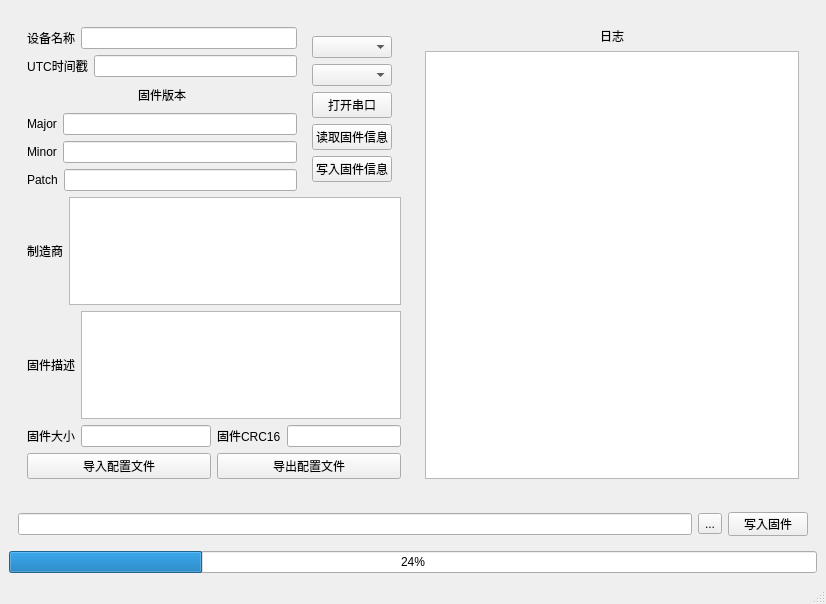
<?xml version="1.0" encoding="UTF-8"?>
<ui version="4.0">
 <class>MainWindow</class>
 <widget class="QMainWindow" name="MainWindow">
  <property name="geometry">
   <rect>
    <x>0</x>
    <y>0</y>
    <width>826</width>
    <height>604</height>
   </rect>
  </property>
  <property name="windowTitle">
   <string>MainWindow</string>
  </property>
  <widget class="QWidget" name="centralwidget">
   <layout class="QVBoxLayout" name="verticalLayout">
    <item>
     <widget class="QWidget" name="widget" native="true">
      <layout class="QHBoxLayout" name="horizontalLayout">
       <item>
        <widget class="QWidget" name="widget_2" native="true">
         <property name="maximumSize">
          <size>
           <width>167777</width>
           <height>16777215</height>
          </size>
         </property>
         <layout class="QGridLayout" name="gridLayout_2">
          <item row="0" column="0">
           <layout class="QVBoxLayout" name="verticalLayout_9">
            <item>
             <layout class="QVBoxLayout" name="verticalLayout_8">
              <item>
               <layout class="QVBoxLayout" name="verticalLayout_7">
                <item>
                 <layout class="QHBoxLayout" name="horizontalLayout_8">
                  <item>
                   <layout class="QVBoxLayout" name="verticalLayout_6">
                    <item>
                     <layout class="QVBoxLayout" name="verticalLayout_5">
                      <item>
                       <layout class="QHBoxLayout" name="horizontalLayout_3">
                        <item>
                         <widget class="QLabel" name="label_2">
                          <property name="text">
                           <string>设备名称</string>
                          </property>
                          <property name="alignment">
                           <set>Qt::AlignCenter</set>
                          </property>
                         </widget>
                        </item>
                        <item>
                         <widget class="QLineEdit" name="edit_rw_device_name"/>
                        </item>
                       </layout>
                      </item>
                      <item>
                       <layout class="QHBoxLayout" name="horizontalLayout_4">
                        <item>
                         <widget class="QLabel" name="label_3">
                          <property name="text">
                           <string>UTC时间戳</string>
                          </property>
                          <property name="alignment">
                           <set>Qt::AlignCenter</set>
                          </property>
                         </widget>
                        </item>
                        <item>
                         <widget class="QLineEdit" name="edit_rw_timestamp"/>
                        </item>
                       </layout>
                      </item>
                     </layout>
                    </item>
                    <item>
                     <layout class="QVBoxLayout" name="verticalLayout_4">
                      <item>
                       <widget class="QLabel" name="label_4">
                        <property name="text">
                         <string>固件版本</string>
                        </property>
                        <property name="alignment">
                         <set>Qt::AlignCenter</set>
                        </property>
                       </widget>
                      </item>
                      <item>
                       <layout class="QVBoxLayout" name="verticalLayout_2">
                        <item>
                         <layout class="QHBoxLayout" name="horizontalLayout_5">
                          <item>
                           <widget class="QLabel" name="label_5">
                            <property name="text">
                             <string>Major</string>
                            </property>
                           </widget>
                          </item>
                          <item>
                           <widget class="QLineEdit" name="edit_rw_major"/>
                          </item>
                         </layout>
                        </item>
                        <item>
                         <layout class="QHBoxLayout" name="horizontalLayout_6">
                          <item>
                           <widget class="QLabel" name="label_6">
                            <property name="text">
                             <string>Minor</string>
                            </property>
                           </widget>
                          </item>
                          <item>
                           <widget class="QLineEdit" name="edit_rw_minor"/>
                          </item>
                         </layout>
                        </item>
                        <item>
                         <layout class="QHBoxLayout" name="horizontalLayout_7">
                          <item>
                           <widget class="QLabel" name="label_7">
                            <property name="text">
                             <string>Patch</string>
                            </property>
                           </widget>
                          </item>
                          <item>
                           <widget class="QLineEdit" name="edit_rw_patch"/>
                          </item>
                         </layout>
                        </item>
                       </layout>
                      </item>
                     </layout>
                    </item>
                   </layout>
                  </item>
                  <item>
                   <widget class="QWidget" name="widget_5" native="true">
                    <layout class="QVBoxLayout" name="verticalLayout_3">
                     <item>
                      <widget class="QComboBox" name="combo_select_serial"/>
                     </item>
                     <item>
                      <widget class="QComboBox" name="combo_boundrate"/>
                     </item>
                     <item>
                      <widget class="QPushButton" name="btn_open_serial">
                       <property name="text">
                        <string>打开串口</string>
                       </property>
                      </widget>
                     </item>
                     <item>
                      <widget class="QPushButton" name="btn_read_firmware_info">
                       <property name="text">
                        <string>读取固件信息</string>
                       </property>
                      </widget>
                     </item>
                     <item>
                      <widget class="QPushButton" name="btn_write_firmware_info">
                       <property name="text">
                        <string>写入固件信息</string>
                       </property>
                      </widget>
                     </item>
                    </layout>
                   </widget>
                  </item>
                 </layout>
                </item>
                <item>
                 <layout class="QHBoxLayout" name="horizontalLayout_9">
                  <item>
                   <widget class="QLabel" name="label">
                    <property name="text">
                     <string>制造商</string>
                    </property>
                    <property name="alignment">
                     <set>Qt::AlignCenter</set>
                    </property>
                   </widget>
                  </item>
                  <item>
                   <widget class="QTextEdit" name="edit_rw_manufactor"/>
                  </item>
                 </layout>
                </item>
                <item>
                 <layout class="QHBoxLayout" name="horizontalLayout_10">
                  <item>
                   <widget class="QLabel" name="label_8">
                    <property name="text">
                     <string>固件描述</string>
                    </property>
                   </widget>
                  </item>
                  <item>
                   <widget class="QTextEdit" name="edit_rw_description"/>
                  </item>
                 </layout>
                </item>
               </layout>
              </item>
              <item>
               <layout class="QHBoxLayout" name="horizontalLayout_13">
                <item>
                 <layout class="QHBoxLayout" name="horizontalLayout_11">
                  <item>
                   <widget class="QLabel" name="label_9">
                    <property name="text">
                     <string>固件大小</string>
                    </property>
                   </widget>
                  </item>
                  <item>
                   <widget class="QLineEdit" name="edit_r_firmware_size"/>
                  </item>
                 </layout>
                </item>
                <item>
                 <layout class="QHBoxLayout" name="horizontalLayout_12">
                  <item>
                   <widget class="QLabel" name="label_10">
                    <property name="text">
                     <string>固件CRC16</string>
                    </property>
                   </widget>
                  </item>
                  <item>
                   <widget class="QLineEdit" name="edit_r_firmware_crc16"/>
                  </item>
                 </layout>
                </item>
               </layout>
              </item>
             </layout>
            </item>
            <item>
             <layout class="QHBoxLayout" name="horizontalLayout_14">
              <item>
               <widget class="QPushButton" name="btn_import_config">
                <property name="text">
                 <string>导入配置文件</string>
                </property>
               </widget>
              </item>
              <item>
               <widget class="QPushButton" name="btn_export_config">
                <property name="text">
                 <string>导出配置文件</string>
                </property>
               </widget>
              </item>
             </layout>
            </item>
           </layout>
          </item>
         </layout>
        </widget>
       </item>
       <item>
        <widget class="QWidget" name="widget_3" native="true">
         <layout class="QGridLayout" name="gridLayout">
          <item row="1" column="0">
           <widget class="QTextEdit" name="edit_r_log"/>
          </item>
          <item row="0" column="0">
           <widget class="QLabel" name="label_11">
            <property name="text">
             <string>日志</string>
            </property>
            <property name="alignment">
             <set>Qt::AlignCenter</set>
            </property>
           </widget>
          </item>
         </layout>
        </widget>
       </item>
      </layout>
     </widget>
    </item>
    <item>
     <widget class="QWidget" name="widget_4" native="true">
      <property name="maximumSize">
       <size>
        <width>16777215</width>
        <height>42</height>
       </size>
      </property>
      <layout class="QHBoxLayout" name="horizontalLayout_2">
       <item>
        <widget class="QLineEdit" name="lineEdit"/>
       </item>
       <item>
        <widget class="QToolButton" name="btn_set_firmware_path">
         <property name="text">
          <string>...</string>
         </property>
        </widget>
       </item>
       <item>
        <widget class="QPushButton" name="btn_write_firmware">
         <property name="text">
          <string>写入固件</string>
         </property>
        </widget>
       </item>
      </layout>
     </widget>
    </item>
    <item>
     <widget class="QProgressBar" name="firmware_write_progress">
      <property name="value">
       <number>24</number>
      </property>
     </widget>
    </item>
   </layout>
  </widget>
  <widget class="QMenuBar" name="menubar">
   <property name="geometry">
    <rect>
     <x>0</x>
     <y>0</y>
     <width>826</width>
     <height>23</height>
    </rect>
   </property>
  </widget>
  <widget class="QStatusBar" name="statusbar"/>
 </widget>
 <resources/>
 <connections/>
</ui>
